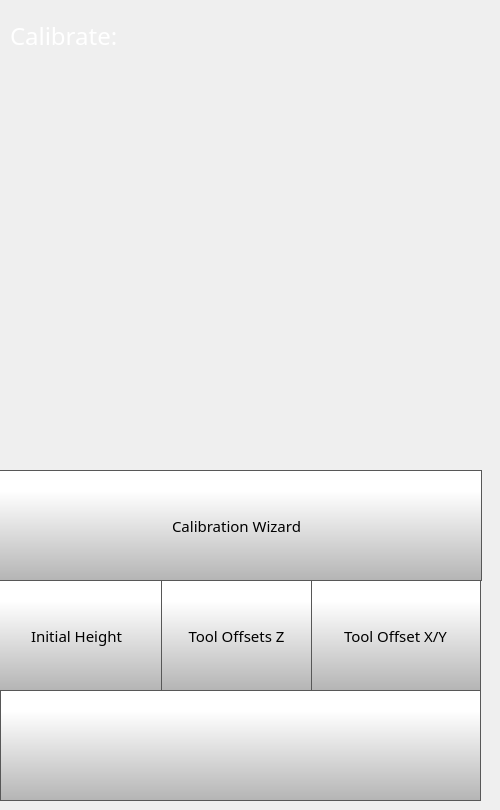
    <widget class="QWidget" name="calibratePage">
     <widget class="QLabel" name="calibrateLabel">
      <property name="geometry">
       <rect>
        <x>10</x>
        <y>20</y>
        <width>231</width>
        <height>31</height>
       </rect>
      </property>
      <property name="font">
       <font>
        <family>Gotham</family>
        <pointsize>18</pointsize>
        <weight>50</weight>
        <bold>false</bold>
       </font>
      </property>
      <property name="styleSheet">
       <string notr="true">color: rgb(255, 255, 255);</string>
      </property>
      <property name="text">
       <string>Calibrate:</string>
      </property>
     </widget>
     <widget class="QPushButton" name="calibrateBackButton">
      <property name="geometry">
       <rect>
        <x>0</x>
        <y>690</y>
        <width>481</width>
        <height>111</height>
       </rect>
      </property>
      <property name="minimumSize">
       <size>
        <width>0</width>
        <height>0</height>
       </size>
      </property>
      <property name="font">
       <font>
        <family>Gotham Light</family>
        <pointsize>9</pointsize>
       </font>
      </property>
      <property name="styleSheet">
       <string notr="true">QPushButton {
     border: 1px solid rgb(87, 87, 87);
	background-color: qlineargradient(spread:pad, x1:0, y1:1, x2:0, y2:0.188, stop:0 rgba(180, 180, 180, 255), stop:1 rgba(255, 255, 255, 255));


}

QPushButton:pressed {
    background-color: qlineargradient(x1: 0, y1: 0, x2: 0, y2: 1,
                                      stop: 0 #dadbde, stop: 1 #f6f7fa);
}

QPushButton:flat {
    border: none; /* no border for a flat push button */
}

QPushButton:default {
    border-color: navy; /* make the default button prominent */
}</string>
      </property>
      <property name="text">
       <string/>
      </property>
      <property name="icon">
       <iconset>
        <normaloff>templates/img/arrows-4.png</normaloff>templates/img/arrows-4.png</iconset>
      </property>
      <property name="iconSize">
       <size>
        <width>50</width>
        <height>50</height>
       </size>
      </property>
      <property name="checkable">
       <bool>false</bool>
      </property>
      <property name="autoDefault">
       <bool>false</bool>
      </property>
      <property name="default">
       <bool>false</bool>
      </property>
      <property name="flat">
       <bool>false</bool>
      </property>
     </widget>
     <widget class="QToolButton" name="calibrationWizardButton">
      <property name="geometry">
       <rect>
        <x>-9</x>
        <y>470</y>
        <width>491</width>
        <height>111</height>
       </rect>
      </property>
      <property name="font">
       <font>
        <family>Gotham</family>
        <pointsize>11</pointsize>
       </font>
      </property>
      <property name="styleSheet">
       <string notr="true">QToolButton {
     border: 1px solid rgb(87, 87, 87);
	background-color: qlineargradient(spread:pad, x1:0, y1:1, x2:0, y2:0.188, stop:0 rgba(180, 180, 180, 255), stop:1 rgba(255, 255, 255, 255));


}

QToolButton:pressed {
    background-color: qlineargradient(x1: 0, y1: 0, x2: 0, y2: 1,
                                      stop: 0 #dadbde, stop: 1 #f6f7fa);
}

QToolButton:flat {
    border: none; /* no border for a flat push button */
}

QToolButton:default {
    border-color: navy; /* make the default button prominent */
}

QToolButton:focus {
	outline: none;
}</string>
      </property>
      <property name="text">
       <string>Calibration Wizard</string>
      </property>
      <property name="icon">
       <iconset>
        <normaloff>templates/img/magic-wand.png</normaloff>templates/img/magic-wand.png</iconset>
      </property>
      <property name="iconSize">
       <size>
        <width>60</width>
        <height>60</height>
       </size>
      </property>
      <property name="toolButtonStyle">
       <enum>Qt::ToolButtonTextUnderIcon</enum>
      </property>
     </widget>
     <widget class="QToolButton" name="toolOffsetXYButton">
      <property name="geometry">
       <rect>
        <x>310</x>
        <y>580</y>
        <width>171</width>
        <height>111</height>
       </rect>
      </property>
      <property name="font">
       <font>
        <family>Gotham</family>
        <pointsize>11</pointsize>
       </font>
      </property>
      <property name="styleSheet">
       <string notr="true">QToolButton {

     border: 1px solid rgb(87, 87, 87);
	background-color: qlineargradient(spread:pad, x1:0, y1:1, x2:0, y2:0.188, stop:0 rgba(180, 180, 180, 255), stop:1 rgba(255, 255, 255, 255));



}

QToolButton:pressed {
    background-color: qlineargradient(x1: 0, y1: 0, x2: 0, y2: 1,
                                      stop: 0 #dadbde, stop: 1 #f6f7fa);
}

QToolButton:flat {
    border: none; /* no border for a flat push button */
}

QToolButton:default {
    border-color: navy; /* make the default button prominent */
}

QToolButton:focus {
	outline: none;
}</string>
      </property>
      <property name="text">
       <string>Tool Offset X/Y</string>
      </property>
      <property name="icon">
       <iconset>
        <normaloff>templates/img/Tool Offset Icon.png</normaloff>templates/img/Tool Offset Icon.png</iconset>
      </property>
      <property name="iconSize">
       <size>
        <width>70</width>
        <height>70</height>
       </size>
      </property>
      <property name="toolButtonStyle">
       <enum>Qt::ToolButtonTextUnderIcon</enum>
      </property>
     </widget>
     <widget class="QToolButton" name="nozzleOffsetButton">
      <property name="geometry">
       <rect>
        <x>-9</x>
        <y>580</y>
        <width>171</width>
        <height>111</height>
       </rect>
      </property>
      <property name="font">
       <font>
        <family>Gotham</family>
        <pointsize>11</pointsize>
       </font>
      </property>
      <property name="styleSheet">
       <string notr="true">QToolButton {

     border: 1px solid rgb(87, 87, 87);
	background-color: qlineargradient(spread:pad, x1:0, y1:1, x2:0, y2:0.188, stop:0 rgba(180, 180, 180, 255), stop:1 rgba(255, 255, 255, 255));



}

QToolButton:pressed {
    background-color: qlineargradient(x1: 0, y1: 0, x2: 0, y2: 1,
                                      stop: 0 #dadbde, stop: 1 #f6f7fa);
}

QToolButton:flat {
    border: none; /* no border for a flat push button */
}

QToolButton:default {
    border-color: navy; /* make the default button prominent */
}

QToolButton:focus {
	outline: none;
}</string>
      </property>
      <property name="text">
       <string>Initial Height</string>
      </property>
      <property name="icon">
       <iconset>
        <normaloff>templates/img/Nozzle Offset Icon.png</normaloff>templates/img/Nozzle Offset Icon.png</iconset>
      </property>
      <property name="iconSize">
       <size>
        <width>70</width>
        <height>70</height>
       </size>
      </property>
      <property name="toolButtonStyle">
       <enum>Qt::ToolButtonTextUnderIcon</enum>
      </property>
     </widget>
     <widget class="QToolButton" name="toolOffsetZButton">
      <property name="geometry">
       <rect>
        <x>161</x>
        <y>580</y>
        <width>151</width>
        <height>111</height>
       </rect>
      </property>
      <property name="font">
       <font>
        <family>Gotham</family>
        <pointsize>11</pointsize>
       </font>
      </property>
      <property name="styleSheet">
       <string notr="true">QToolButton {

     border: 1px solid rgb(87, 87, 87);
	background-color: qlineargradient(spread:pad, x1:0, y1:1, x2:0, y2:0.188, stop:0 rgba(180, 180, 180, 255), stop:1 rgba(255, 255, 255, 255));



}

QToolButton:pressed {
    background-color: qlineargradient(x1: 0, y1: 0, x2: 0, y2: 1,
                                      stop: 0 #dadbde, stop: 1 #f6f7fa);
}

QToolButton:flat {
    border: none; /* no border for a flat push button */
}

QToolButton:default {
    border-color: navy; /* make the default button prominent */
}

QToolButton:focus {
	outline: none;
}</string>
      </property>
      <property name="text">
       <string>Tool Offsets Z</string>
      </property>
      <property name="icon">
       <iconset>
        <normaloff>templates/img/Tool Z Offset Icon.png</normaloff>templates/img/Tool Z Offset Icon.png</iconset>
      </property>
      <property name="iconSize">
       <size>
        <width>70</width>
        <height>70</height>
       </size>
      </property>
      <property name="toolButtonStyle">
       <enum>Qt::ToolButtonTextUnderIcon</enum>
      </property>
     </widget>
    </widget>
